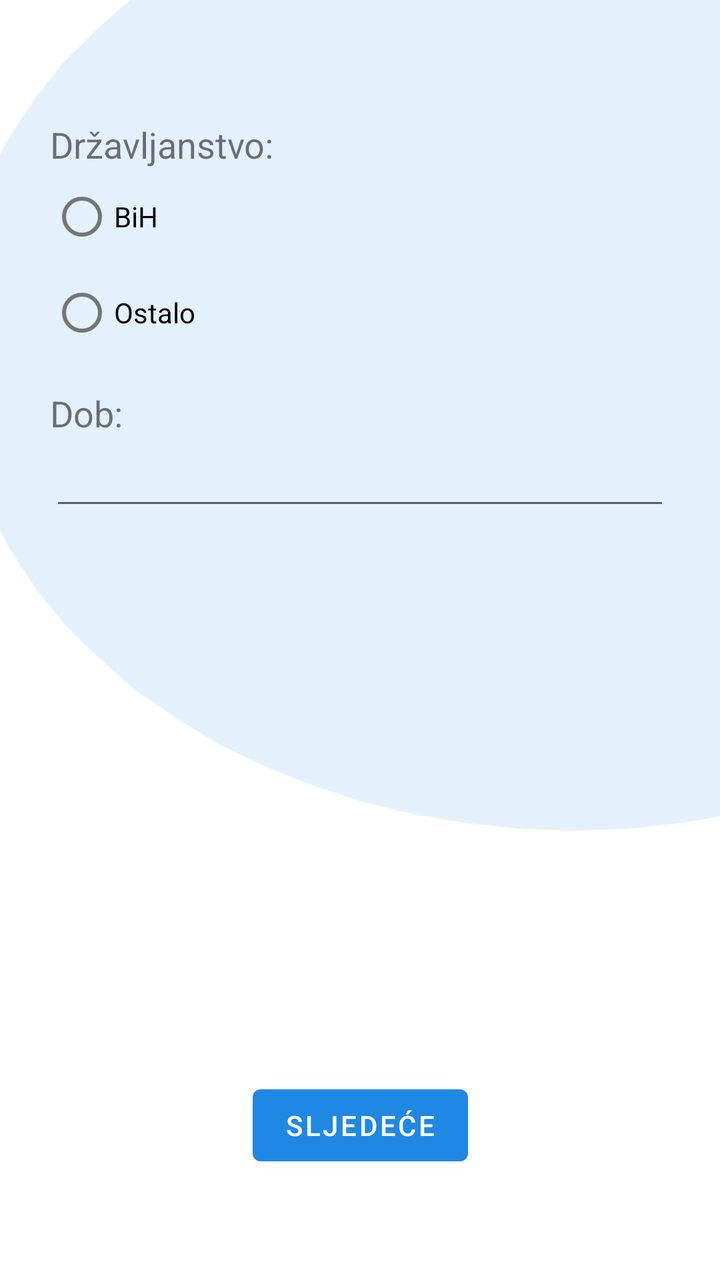
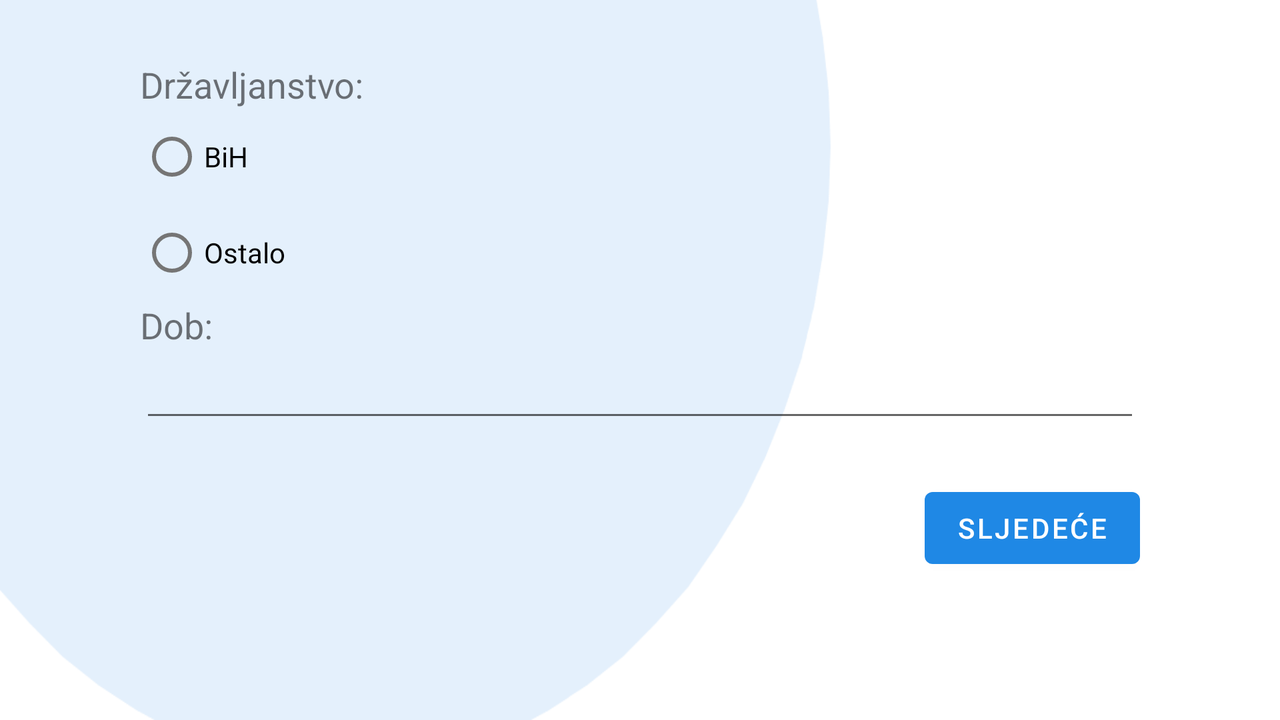

Compare how this app lays out the same screen by default and in its alternative resource folder. The renders come first, then the two layout files and the values they reference.
<!-- AndroidManifest.xml: application theme Theme.CovApp -->
<!-- res/layout/fragment_citizenship_age.xml -->
<?xml version="1.0" encoding="utf-8"?>
<androidx.constraintlayout.widget.ConstraintLayout xmlns:android="http://schemas.android.com/apk/res/android"
    xmlns:app="http://schemas.android.com/apk/res-auto"
    xmlns:tools="http://schemas.android.com/tools"
    android:layout_width="match_parent"
    android:layout_height="match_parent"
    android:paddingTop="60dp"
    android:background="@drawable/background_img"
    >

    <Button
        android:id="@+id/btn_toProfession"
        android:layout_width="wrap_content"
        android:layout_height="wrap_content"
        android:text="@string/next"
        app:layout_constraintBottom_toBottomOf="parent"
        app:layout_constraintEnd_toEndOf="parent"
        app:layout_constraintStart_toStartOf="parent"
        app:layout_constraintTop_toTopOf="parent"
        app:layout_constraintVertical_bias="0.9">

    </Button>

    <LinearLayout
        android:layout_width="310sp"
        android:layout_height="217dp"
        android:orientation="vertical"
        app:layout_constraintBottom_toTopOf="@+id/btn_toProfession"
        app:layout_constraintEnd_toEndOf="parent"
        app:layout_constraintStart_toStartOf="parent"
        app:layout_constraintTop_toTopOf="parent"
        app:layout_constraintVertical_bias="0.0">

        <TextView
            android:id="@+id/textView7"
            android:layout_width="match_parent"
            android:layout_height="wrap_content"
            android:text="@string/citizenship"
            android:textSize="18sp" />

        <RadioGroup
            android:layout_width="match_parent"
            android:layout_height="110dp">

            <RadioButton
                android:id="@+id/citizenshipBH"
                android:layout_width="match_parent"
                android:layout_height="wrap_content"
                android:text="@string/citizenship_bh" />

            <RadioButton
                android:id="@+id/citizenshipOther"
                android:layout_width="match_parent"
                android:layout_height="wrap_content"
                android:text="@string/citizenship_other" />
        </RadioGroup>

        <TextView
            android:id="@+id/textView8"
            android:layout_width="match_parent"
            android:layout_height="wrap_content"
            android:text="@string/age"
            android:textSize="18sp" />

        <EditText
            android:id="@+id/age"
            android:layout_width="match_parent"
            android:layout_height="wrap_content"
            android:ems="10"
            android:inputType="number" />

    </LinearLayout>
</androidx.constraintlayout.widget.ConstraintLayout>
<!-- resources referenced by this layout -->
<resources>
  <!-- drawable background_img (drawable-v24) -->
  <?xml version="1.0" encoding="utf-8"?>
  <bitmap xmlns:android="http://schemas.android.com/apk/res/android"
      android:src="@drawable/background"
      android:tileMode="disabled"
      android:dither="true">
  
  </bitmap>
  <string name="age">Dob:</string>
  <string name="citizenship">Državljanstvo:</string>
  <string name="citizenship_bh" translatable="false">BiH</string>
  <string name="citizenship_other">Ostalo</string>
  <string name="next">Sljedeće</string>
  <style name="Theme.CovApp" parent="Theme.MaterialComponents.DayNight.DarkActionBar">
          
          <item name="colorPrimary">@color/blue_lighter</item>
          <item name="colorPrimaryVariant">@color/blue_darker</item>
          <item name="colorOnPrimary">@color/white</item>
          
          <item name="colorSecondary">@color/teal_200</item>
          <item name="colorSecondaryVariant">@color/teal_700</item>
          <item name="colorOnSecondary">@color/black</item>
          
          <item name="android:statusBarColor" tools:targetApi="l">?attr/colorPrimaryVariant</item>
          
      </style>
  <!-- drawable background: png bitmap (drawable-v24, 7613 bytes) -->
  <color name="blue_lighter">#1f88e5</color>
  <color name="blue_darker">#1665c0</color>
  <color name="white">#FFFFFFFF</color>
  <color name="teal_200">#FF03DAC5</color>
  <color name="teal_700">#FF018786</color>
  <color name="black">#FF000000</color>
</resources>
<!-- res/layout-land/fragment_citizenship_age.xml (the repository's variant of the layout above) -->
<!-- drawn on the phone turned sideways -->
<?xml version="1.0" encoding="utf-8"?>
<androidx.constraintlayout.widget.ConstraintLayout xmlns:android="http://schemas.android.com/apk/res/android"
    xmlns:app="http://schemas.android.com/apk/res-auto"
    xmlns:tools="http://schemas.android.com/tools"
    android:layout_width="match_parent"
    android:layout_height="match_parent"
    android:background="@drawable/background_img_r">


    <ScrollView
        android:layout_width="match_parent"
        android:layout_height="match_parent"
        app:layout_constraintBottom_toBottomOf="parent"
        app:layout_constraintEnd_toEndOf="parent"
        app:layout_constraintHorizontal_bias="1.0"
        app:layout_constraintStart_toStartOf="parent"
        app:layout_constraintTop_toTopOf="parent"
        app:layout_constraintVertical_bias="0.0">

        <LinearLayout
            android:layout_width="match_parent"
            android:layout_height="wrap_content"
            android:layout_marginTop="30sp"
            android:gravity="center_horizontal"
            android:orientation="vertical">

            <LinearLayout
                android:layout_width="wrap_content"
                android:layout_height="match_parent"
                android:layout_marginBottom="30sp"
                android:gravity="end"
                android:orientation="vertical">

                <LinearLayout
                    android:layout_width="500sp"
                    android:layout_height="210dp"
                    android:orientation="vertical"
                    app:layout_constraintBottom_toTopOf="@+id/btn_toProfession"
                    app:layout_constraintEnd_toEndOf="parent"
                    app:layout_constraintHorizontal_bias="0.141"
                    app:layout_constraintStart_toStartOf="parent"
                    app:layout_constraintTop_toTopOf="parent"
                    app:layout_constraintVertical_bias="0.606">

                    <TextView
                        android:id="@+id/textView7"
                        android:layout_width="match_parent"
                        android:layout_height="wrap_content"
                        android:text="@string/citizenship"
                        android:textSize="18sp" />

                    <RadioGroup
                        android:layout_width="match_parent"
                        android:layout_height="wrap_content">

                        <RadioButton
                            android:id="@+id/citizenshipBH"
                            android:layout_width="match_parent"
                            android:layout_height="wrap_content"
                            android:text="@string/citizenship_bh" />

                        <RadioButton
                            android:id="@+id/citizenshipOther"
                            android:layout_width="match_parent"
                            android:layout_height="wrap_content"
                            android:text="@string/citizenship_other" />
                    </RadioGroup>

                    <TextView
                        android:id="@+id/textView8"
                        android:layout_width="match_parent"
                        android:layout_height="wrap_content"
                        android:text="@string/age"
                        android:textSize="18sp" />

                    <EditText
                        android:id="@+id/age"
                        android:layout_width="match_parent"
                        android:layout_height="wrap_content"
                        android:ems="10"
                        android:inputType="number" />

                </LinearLayout>

                <Button
                    android:id="@+id/btn_toProfession"
                    android:layout_width="wrap_content"
                    android:layout_height="wrap_content"
                    android:text="@string/next">
                </Button>
            </LinearLayout>
        </LinearLayout>
    </ScrollView>
</androidx.constraintlayout.widget.ConstraintLayout>
<!-- resources referenced by the variant -->
<!-- as the phone turned sideways resolves them -->
<resources>
  <!-- drawable background_img_r (drawable-v24) -->
  <?xml version="1.0" encoding="utf-8"?>
  <bitmap xmlns:android="http://schemas.android.com/apk/res/android"
      android:src="@drawable/background_r"
      android:tileMode="disabled"
      android:dither="true">
  
  </bitmap>
  <string name="age">Dob:</string>
  <string name="citizenship">Državljanstvo:</string>
  <string name="citizenship_bh" translatable="false">BiH</string>
  <string name="citizenship_other">Ostalo</string>
  <string name="next">Sljedeće</string>
  <style name="Theme.CovApp" parent="Theme.MaterialComponents.DayNight.DarkActionBar">
          
          <item name="colorPrimary">@color/blue_lighter</item>
          <item name="colorPrimaryVariant">@color/blue_darker</item>
          <item name="colorOnPrimary">@color/white</item>
          
          <item name="colorSecondary">@color/teal_200</item>
          <item name="colorSecondaryVariant">@color/teal_700</item>
          <item name="colorOnSecondary">@color/black</item>
          
          <item name="android:statusBarColor" tools:targetApi="l">?attr/colorPrimaryVariant</item>
          
      </style>
  <!-- drawable background_r: png bitmap (drawable-v24, 6608 bytes) -->
  <color name="blue_lighter">#1f88e5</color>
  <color name="blue_darker">#1665c0</color>
  <color name="white">#FFFFFFFF</color>
  <color name="teal_200">#FF03DAC5</color>
  <color name="teal_700">#FF018786</color>
  <color name="black">#FF000000</color>
</resources>
